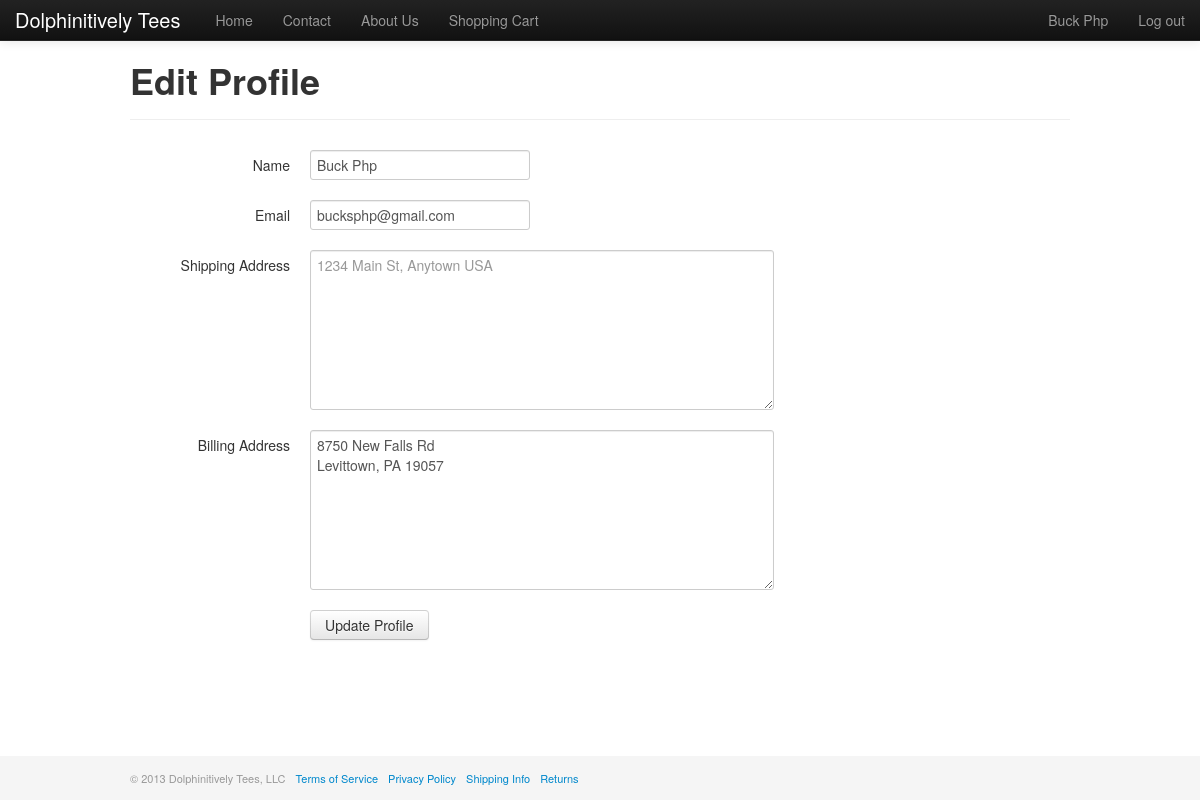
Page /profile.php?action=edit (signed in) on the committed database.
### tables this page shows
CREATE TABLE IF NOT EXISTS `users` (
  `id` int(11) NOT NULL AUTO_INCREMENT,
  `name` varchar(255) NOT NULL,
  `email` varchar(100) NOT NULL,
  `password` varchar(100) NOT NULL,
  `created_at` timestamp NOT NULL DEFAULT CURRENT_TIMESTAMP,
  `shipping_address` text,
  `billing_address` text,
  `locale` varchar(6) NOT NULL,
  `password_reset_token` varchar(100) DEFAULT NULL,
  PRIMARY KEY (`id`)
);

### templates/edit_profile.php (the view, shortened to what this page needs)
<div class="page-header">
  <h1><?= h($page_title) ?></h1>
</div>
<form id="contact-form" action="<?= $_SERVER['PHP_SELF'] ?>?action=update" class="form-horizontal" method="post">
  <div class="control-group">
    <label class="control-label" for="name">Name</label>
    <div class="controls">
      <input type="text" name="name" id="name" placeholder="First and Last name" value="<?= isset($user['name']) ? h($user['name']) : '' ?>">
    </div>
  </div>
  <div class="control-group">
    <label class="control-label" for="email">Email</label>
    <div class="controls">
      <input type="text" name="email" id="email" placeholder="Email" value="<?= isset($user['email']) ? h($user['email']) : '' ?>">
    </div>
  </div>
  <div class="control-group">
    <label class="control-label" for="shipping_address">Shipping Address</label>
    <div class="controls">
      <textarea name="shipping_address" id="shipping_address" placeholder="1234 Main St, Anytown USA"><?= isset($user['shipping_address']) ? h($user['shipping_address']) : '' ?></textarea>
    </div>
  </div>
  <div class="control-group">
    <label class="control-label" for="billing_address">Billing Address</label>
    <div class="controls">
      <textarea name="billing_address" id="billing_address" placeholder="1234 Main St, Anytown USA"><?= isset($user['billing_address']) ? h($user['billing_address']) : '' ?></textarea>
    </div>
  </div>
  <div class="control-group">
    <div class="controls">
      <button type="submit" class="btn">Update Profile</button>
    </div>
  </div>
</form>

### css/style.css (style rules this page uses)
body { padding-top: 40px; padding-bottom: 40px; }
#contact-form textarea { width: 450px; height: 150px; }

### rows in the picture
users: name "Buck Php", email "bucksphp@gmail.com", billing_address "8750 New Falls Rd Levittown, PA 19057"

### other values in the picture
$_SESSION['user']['name'] "Buck Php"
$page_title "Edit Profile"
